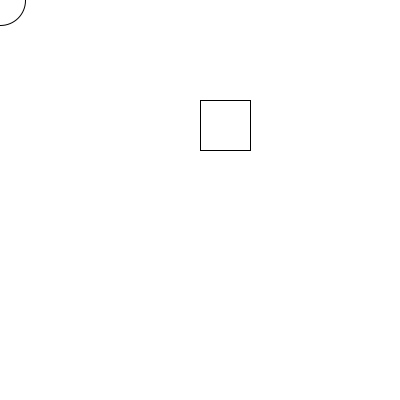
Frame 1 (no input)
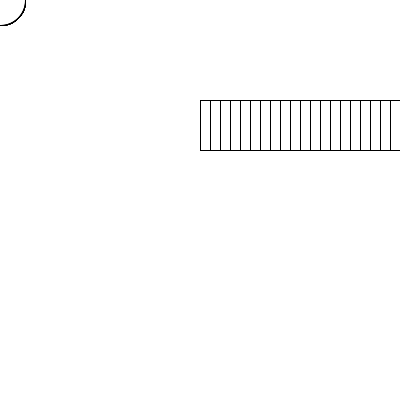
Frame 60 (the mouse pressed at the canvas centre just before this capture)
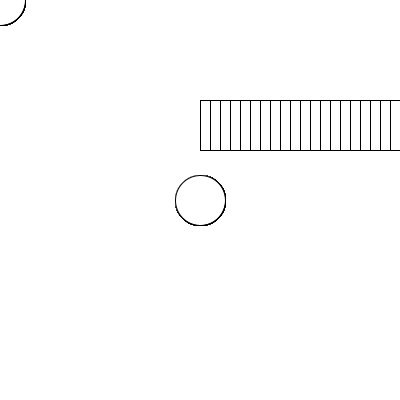
Frame 120 (the mouse held since frame 60 and released just before this capture)

The Processing sketch that drew these frames (run headless with seeded random() and noise(); from frame 60 on, the mouse is pressed at the canvas centre):

// Processing sketch: ejer1
// ── ejer1.pde
PImage miImagen;


float decimales;
long largo;
String palabra;
char letra;
boolean noEsta;
int pos;
float algo;

void setup() {
  size(400, 400);
  // frameRate(1);

  background(255);
  pos = 200; // valor inicial
  algo = 10;
}
void draw() {
  //pos = 200; acna noooo
  rect(pos, 100, 50, 50);
  pos = pos+10;
  float mx = mouseX;
  ellipse(mx, mouseY, 50, 50);
  //println("mouseX está: "+mouseX + " y mouseY vale: "+mouseY);
  println(mouseX + mouseY);
  println(pos);
  algo = algo *2;
}
